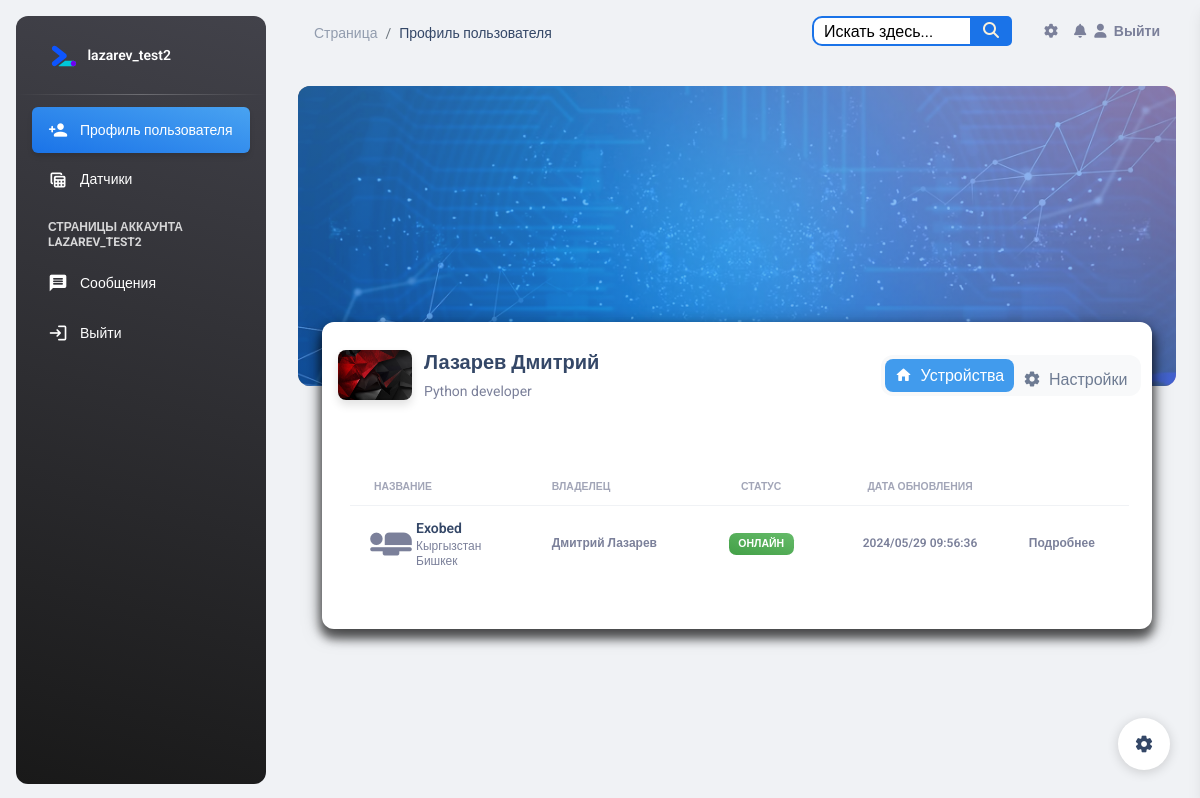
Page /profiles/lazarev/ (signed in) on the committed database.
### account/models.py (models this page shows, shortened)
class Profile(models.Model):
    id = models.AutoField(primary_key=True)
    user = models.OneToOneField(User, verbose_name="Пользователь", on_delete=models.CASCADE)
    name = models.CharField(max_length=25, verbose_name="Имя", blank=True)
    surnames = models.CharField(max_length=25, verbose_name="Фамилия", blank=True)
    sensor = models.ManyToManyField(Sensor, verbose_name="Датчик", blank=True)
    work_phone = models.CharField(null=True, verbose_name="Рабочий телефон", blank=True, max_length=20)
    email = models.EmailField(max_length=40, verbose_name="Электронная почта", blank=True)
    photo = models.ImageField(upload_to='users/%Y/%m/%d', blank=True, verbose_name="Фото",
                              default='../static/img/default.png')
    slug = models.SlugField("URL", max_length=50, blank=True)
    last_activity = models.DateTimeField(verbose_name="Последняя активность", default=timezone.now)
    def save(self, *args, **kwargs):
        self.slug = "{}".format(self.user.username)
        super().save(*args, **kwargs)
    class Meta:
        verbose_name = 'Профиль'
        verbose_name_plural = 'Профиля'

### esp_sensor/models.py (models this page shows, shortened)
class Sensor(models.Model):
    id = models.AutoField(primary_key=True)
    name = models.CharField('Имя датчика', max_length=100, unique=True)
    slug = models.SlugField(max_length=255, unique=True, db_index=True, verbose_name="URL")
    description = models.TextField('Описание', blank=True)
    owner = models.CharField("Владелец", max_length=100, blank=True)
    date_added = models.DateTimeField('Дата добавления', auto_now=True)
    country = models.ManyToManyField(Country, blank=True, verbose_name='Страна')
    city = models.ManyToManyField(City, blank=True, verbose_name='Город')
    inclusions = models.IntegerField("Количество включений", default=0)
    power = models.IntegerField(default=0, blank=True, verbose_name='Мощность %',
                                validators=[MinValueValidator(0), MaxValueValidator(100)])
    watt = models.IntegerField("Потребление мощности Ватт", default=0)
    volt = models.IntegerField("Электрическое напряжение Вольт", default=0)
    work = models.BooleanField('Онлайн', default=True)
    blocked = models.BooleanField('Заблокирован', default=False)
    start = models.BooleanField('Старт', default=False)
    temperature = models.FloatField('Температура', default=0)
    fan_speed = models.IntegerField('Скорость кулера', default=0)
    ip_address = models.CharField('IP Адрес', max_length=15, blank=True)
    mac_address = models.CharField('MAC Адрес', max_length=20, blank=True)
    confirmed = models.BooleanField('Подтвержден администратором', default=False)
    version = models.CharField('Версия прошивки', max_length=15, blank=True)
    processing_time = models.FloatField('Время обработки (мс)', null=True, blank=True)
    def is_blocked(self):
        return self.blocked
    class Meta:
        verbose_name = 'Датчик'
        verbose_name_plural = 'Датчики'

class Country(models.Model):
    id = models.AutoField(primary_key=True)
    name = models.CharField("Название", max_length=100)
    class Meta:
        verbose_name = 'Страна'
        verbose_name_plural = 'Страны'

class City(models.Model):
    id = models.AutoField(primary_key=True)
    country = models.ManyToManyField(Country, blank=True, verbose_name='Страна')
    name = models.CharField("Название", max_length=100)
    class Meta:
        verbose_name = 'Город'
        verbose_name_plural = 'Города'

### profiles/views.py (the view)
# urls.py: path('<slug:slug>/', views.ProfileDetailView.as_view(), name='profile_detail'),
class ProfileDetailView(DetailView):
    model = Profile
    template_name = 'profile/profile_detail.html'
    context_object_name = 'profile'
    slug_field = 'slug'

### templates/profile/profile_detail.html (shortened to what this page needs)
{% include 'base.html' %}
{% load static %}
<body class="g-sidenav-show bg-gray-200">
<aside class="sidenav navbar navbar-vertical navbar-expand-xs border-0 border-radius-xl my-3 fixed-start ms-3   bg-gradient-dark"
       id="sidenav-main">
    <div class="sidenav-header">
        <a class="navbar-brand m-0" href="{% url 'sensor_list' %}">
            <img src="{% static 'img/google-webdev.svg' %}" class="navbar-brand-img h-100"
                 alt="main_logo">
            <span class="ms-1 font-weight-bold text-white">{{ user.username }}</span>
        </a>
    </div>
    <hr class="horizontal light mt-0 mb-2">
    <div class="collapse navbar-collapse  w-auto " id="sidenav-collapse-main">
        <ul class="navbar-nav">
            <li class="nav-item">
                <a class="nav-link text-white active bg-gradient-info">
                    <div class="text-white text-center me-2 d-flex align-items-center justify-content-center">
                        <i class="material-icons opacity-10">person_add</i>
                    </div>
                    <span class="nav-link-text ms-1">Профиль пользователя</span>
                </a>
            </li>
            <li class="nav-item">
                <a class="nav-link text-white" href="{% url 'sensor_list' %}">
                    <div class="text-white text-center me-2 d-flex align-items-center justify-content-center">
                        <i class="material-icons opacity-10">table_view</i>
                    </div>
                    <span class="nav-link-text ms-1">Датчики</span>
                </a>
            </li>
            <li class="nav-item mt-3">
                <h6 class="ps-4 ms-2 text-uppercase text-xs text-white font-weight-bolder opacity-8">Страницы
                    аккаунта {{ user.username }}</h6>
            </li>
            <li class="nav-item">
                <a class="nav-link text-white " href="{% url 'chats' %}">
                    <div class="text-white text-center me-2 d-flex align-items-center justify-content-center">
                        <i class="material-icons opacity-10">message</i>
                    </div>
                    <span class="nav-link-text ms-1">Сообщения</span>
                </a>
            </li>
            {% if user.is_authenticated %}
                <li class="nav-item">
                    <a class="nav-link text-white " href='{% url 'logout' %}'>
                        <div class="text-white text-center me-2 d-flex align-items-center justify-content-center">
                            <i class="material-icons opacity-10">login</i>
                        </div>
                        <span class="nav-link-text ms-1">Выйти</span>
                    </a>
                </li>
            {% endif %}
        </ul>
    </div>
</aside>
<div class="main-content position-relative max-height-vh-100 h-100">
    <nav class="navbar navbar-main navbar-expand-lg px-0 mx-4 shadow-none border-radius-xl" id="navbarBlur"
         data-scroll="true">
        <div class="container-fluid py-1 px-3">
            <nav aria-label="breadcrumb">
                <ol class="breadcrumb bg-transparent mb-0 pb-0 pt-1 px-0 me-sm-6 me-5">
                    <li class="breadcrumb-item text-sm"><a class="opacity-5 text-dark" href="{% url 'sensor_list' %}">Страница</a>
                    <li class="breadcrumb-item text-sm text-dark active" aria-current="page">Профиль пользователя</li>
                </ol>
            </nav>
            {% include 'include/navbar.html' %}
        </div>
    </nav>
    <div class="container-fluid px-2 px-md-4">
        <div class="page-header min-height-300 border-radius-xl mt-4"
             style="background-image: url({% static 'img/tekhnologichnyi-fon-170.webp' %});">
            <span class="mask  bg-gradient-info  opacity-6"></span>
        </div>
        <div class="card card-body mx-3 mx-md-4 mt-n6">
            <div class="row gx-4 mb-2">
                <div class="col-auto">
                    <div class="avatar avatar-xl position-relative">
                    <img src="{{ profile.photo.url }}" alt="profile_image"
                         class="w-100 border-radius-lg shadow-sm" height="50">
                </div>
                </div>
                <div class="col-auto my-auto">
                    <div class="h-100">
                        <h5 class="mb-1">
                            {{ profile.surnames }} {{ profile.name }}
                        </h5>
                        <p class="mb-0 font-weight-normal text-sm">
                            Python developer
                        </p>
                    </div>
                </div>
                <div class="col-lg-4 col-md-6 my-sm-auto ms-sm-auto me-sm-0 mx-auto mt-3">
                    <div class="nav-wrapper position-relative end-0">
                        <ul class="tabs nav nav-pills nav-fill p-1" role="tablist">
                            <li class="active nav-item">
                                <a class="nav-link mb-0 px-0 py-1" data-bs-toggle="tab" href="javascript:;"
                                   role="tab" aria-selected="true">
                                    <i class="material-icons text-lg position-relative">home</i>
                                    <span class="ms-1">Устройства</span>
                                </a>
                            </li>
                            <li class="nav-item">
                                <a class="nav-link mb-0 px-0 py-1" data-bs-toggle="tab" href="javascript:;" role="tab"
                                   aria-selected="false">
                                    <i class="material-icons text-lg position-relative">settings</i>
                                    <span class="ms-1">Настройки</span>
                                </a>
                            </li>
                        </ul>
                    </div>
                </div>
            </div>
            <div>
                <div>
                    <div class="tabs-panel active" data-index="0">
                        <div class="container-fluid py-4">
                            <div class="row">
                                <div>
                                    <div class="card-body px-0 pb-2">
                                        <div class="table-responsive p-0">
                                            <table class="table align-items-center mb-0">
                                                <thead>
                                                <tr>
                                                    <th class="text-uppercase text-secondary text-xxs font-weight-bolder opacity-7">
                                                        Название
                                                    </th>
                                                    <th class="text-uppercase text-secondary text-xxs font-weight-bolder opacity-7 ps-2">
                                                        Владелец
                                                    </th>
                                                    <th class="text-center text-uppercase text-secondary text-xxs font-weight-bolder opacity-7">
                                                        Статус
                                                    </th>
                                                    <th class="text-center text-uppercase text-secondary text-xxs font-weight-bolder opacity-7">
                                                        Дата обновления
                                                    </th>
                                                    <th class="text-secondary opacity-7"></th>
                                                </tr>
                                                </thead>
                                                <tbody>
                                                {% for sensor in profile.sensor.all %}
                                                    <tr>
                                                        <td>
                                                            <div class="d-flex px-2 py-1">
                                                                <div>
                                                                    <i class="material-icons"
                                                                       style="font-size: 50px;">airline_seat_flat</i>
                                                                </div>
                                                                <div class="d-flex flex-column justify-content-center">
                                                                    <a href="{% url 'sensor_detail' sensor.pk %}"><h6
                                                                            class="mb-0 text-sm">{{ sensor.name }}</h6>
                                                                    </a>
                                                                    {% for country in sensor.country.all %}
                                                                        <p class="text-xs text-secondary mb-0">{{ country.name }}</p>
                                                                    {% endfor %}
                                                                    {% for city in sensor.city.all %}
                                                                        <p class="text-xs text-secondary mb-0">{{ city.name }}</p>
                                                                    {% endfor %}
                                                                </div>
                                                            </div>
                                                        </td>
                                                        <td>
                                                            <p class="text-xs font-weight-bold mb-0">{{ sensor.owner }}</p>
                                                        </td>
                                                        <td class="align-middle text-center text-sm">
                                                            {% if sensor.is_blocked %}
                                                                <span class="badge badge-sm bg-gradient-danger">Заблокирован</span>
                                                            {% else %}
                                                                {% if sensor.work %}
                                                                    <span class="badge badge-sm bg-gradient-success">Онлайн</span>
                                                                {% else %}
                                                                    <span class="badge badge-sm bg-gradient-secondary">Оффлайн</span>
                                                                {% endif %}
                                                            {% endif %}
                                                        </td>
                                                        <td class="align-middle text-center">
                                                            <span class="text-secondary text-xs font-weight-bold">{{ sensor.date_added | date:"Y/m/d H:i:s" }}</span>
                                                        </td>
                                                        <td class="align-middle">
                                                            <a href="{% url 'sensor_detail' sensor.pk %}"
                                                               class="text-secondary font-weight-bold text-xs"
                                                               data-toggle="tooltip"
                                                               data-original-title="Edit user">
                                                                Подробнее
                                                            </a>
                                                        </td>
                                                    </tr>
                                                {% endfor %}
                                                </tbody>
                                            </table>
                                        </div>
                                    </div>
                                </div>
                            </div>
                        </div>
                    </div>
                </div>
            </div>
        </div>
    </div>
</div>
{% include 'include/setting.html' %}
</body>

### rows in the picture
Profile: photo (picture), surnames "Лазарев", name "Дмитрий"
Sensor: name "Exobed", owner "Дмитрий Лазарев", blocked "ОНЛАЙН", date_added "2024/05/29 09:56:36"
Country: name "Кыргызстан"
City: name "Бишкек"

### other values in the picture
{{ user.username }} "lazarev_test2"
{{ user.username }} "LAZAREV_TEST2"
